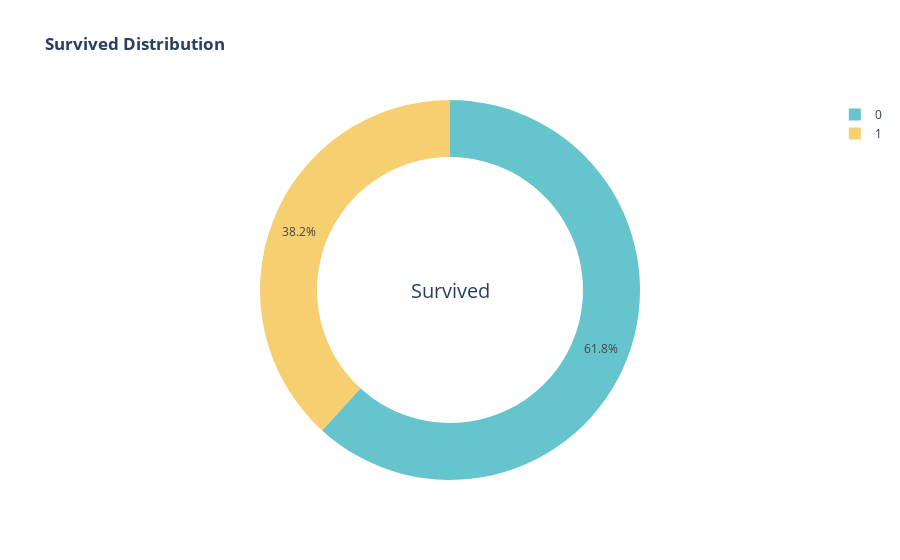

The notebook cell saved with this chart:
### Code cell
fig = px.pie(df,
             names='Survived',
             title = '<b>Survived Distribution</b>',
             color_discrete_sequence=px.colors.qualitative.Pastel,
             hole=0.7)
fig.update_layout(annotations = [dict(text = 'Survived', font_size = 20, x = 0.5, y = 0.5, showarrow = False)])

### Figure 1 — Plotly figure (JSON) as saved in the notebook; plotly's stock layout.template omitted (floating-point values rounded to 4 significant figures; data arrays with more than 128 entries replaced by an {"elided": "..."} marker saying what was removed)
{"data": [{"domain": {"x": [0, 1], "y": [0, 1]}, "hole": 0.7, "hovertemplate": "Survived=%{label}<extra></extra>", "labels": {"elided": "889 int values"}, "legendgroup": "", "name": "", "showlegend": true, "type": "pie"}], "layout": {"annotations": [{"font": {"size": 20}, "showarrow": false, "text": "Survived", "x": 0.5, "y": 0.5}], "legend": {"tracegroupgap": 0}, "piecolorway": ["rgb(102, 197, 204)", "rgb(246, 207, 113)", "rgb(248, 156, 116)", "rgb(220, 176, 242)", "rgb(135, 197, 95)", "rgb(158, 185, 243)", "rgb(254, 136, 177)", "rgb(201, 219, 116)", "rgb(139, 224, 164)", "rgb(180, 151, 231)", "rgb(179, 179, 179)"], "title": {"text": "<b>Survived Distribution</b>"}}}
